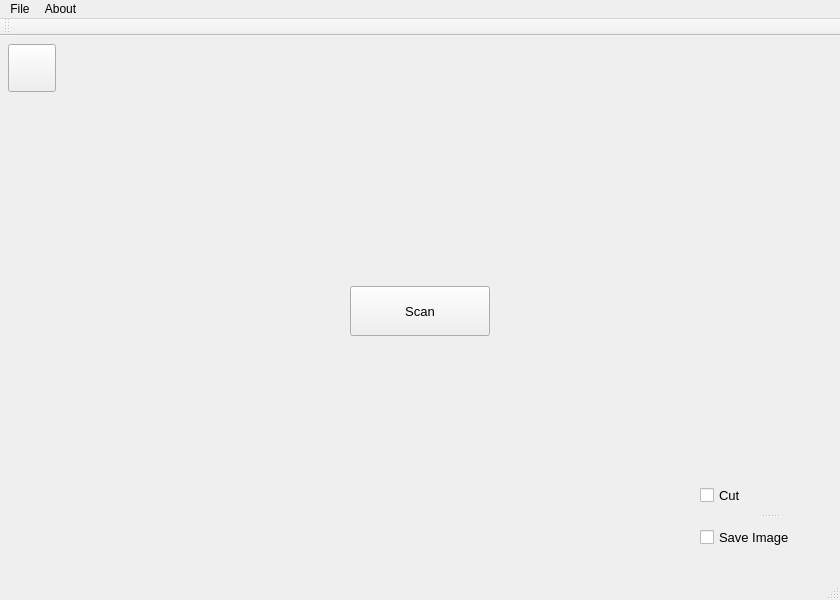
<?xml version="1.0" encoding="UTF-8"?>
<ui version="4.0">
 <class>frmMainClass</class>
 <widget class="QMainWindow" name="frmMainClass">
  <property name="geometry">
   <rect>
    <x>0</x>
    <y>0</y>
    <width>840</width>
    <height>600</height>
   </rect>
  </property>
  <property name="font">
   <font>
    <family>Microsoft YaHei UI</family>
    <pointsize>10</pointsize>
   </font>
  </property>
  <property name="windowTitle">
   <string>E-N Tab Converter</string>
  </property>
  <widget class="QWidget" name="centralWidget">
   <widget class="QPushButton" name="btnScan">
    <property name="geometry">
     <rect>
      <x>350</x>
      <y>250</y>
      <width>140</width>
      <height>50</height>
     </rect>
    </property>
    <property name="text">
     <string>Scan</string>
    </property>
   </widget>
   <widget class="QSplitter" name="splitter_checks">
    <property name="geometry">
     <rect>
      <x>700</x>
      <y>440</y>
      <width>140</width>
      <height>80</height>
     </rect>
    </property>
    <property name="orientation">
     <enum>Qt::Vertical</enum>
    </property>
    <widget class="QCheckBox" name="checkBox_2">
     <property name="text">
      <string>Cut</string>
     </property>
    </widget>
    <widget class="QCheckBox" name="checkBox">
     <property name="text">
      <string>Save Image</string>
     </property>
    </widget>
   </widget>
   <widget class="QPushButton" name="pushButton">
    <property name="geometry">
     <rect>
      <x>8</x>
      <y>8</y>
      <width>48</width>
      <height>48</height>
     </rect>
    </property>
    <property name="text">
     <string/>
    </property>
    <property name="icon">
     <iconset>
      <normaloff>../icon/setting.ico</normaloff>../icon/setting.ico</iconset>
    </property>
    <property name="iconSize">
     <size>
      <width>40</width>
      <height>40</height>
     </size>
    </property>
   </widget>
  </widget>
  <widget class="QMenuBar" name="menuBar">
   <property name="geometry">
    <rect>
     <x>0</x>
     <y>0</y>
     <width>840</width>
     <height>26</height>
    </rect>
   </property>
   <property name="font">
    <font>
     <family>Microsoft YaHei UI</family>
     <pointsize>9</pointsize>
    </font>
   </property>
   <widget class="QMenu" name="menuFile">
    <property name="title">
     <string>File</string>
    </property>
    <addaction name="actionHistory"/>
    <addaction name="separator"/>
    <addaction name="actionExit"/>
   </widget>
   <widget class="QMenu" name="menuAbout">
    <property name="title">
     <string>About</string>
    </property>
   </widget>
   <addaction name="menuFile"/>
   <addaction name="menuAbout"/>
  </widget>
  <widget class="QToolBar" name="mainToolBar">
   <attribute name="toolBarArea">
    <enum>TopToolBarArea</enum>
   </attribute>
   <attribute name="toolBarBreak">
    <bool>false</bool>
   </attribute>
  </widget>
  <widget class="QStatusBar" name="statusBar"/>
  <action name="actionHistory">
   <property name="text">
    <string>History</string>
   </property>
  </action>
  <action name="actionExit">
   <property name="text">
    <string>Exit</string>
   </property>
  </action>
 </widget>
 <layoutdefault spacing="6" margin="11"/>
 <resources>
  <include location="frmMain.qrc"/>
 </resources>
 <connections/>
</ui>
